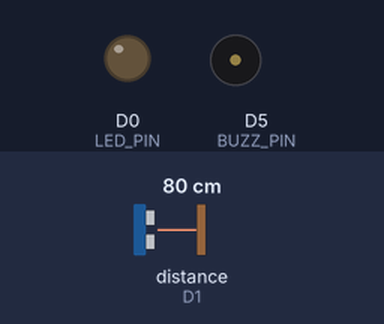
Recording of a sketch running on a simulated ESP8266 (Wemos D1 mini). Shown: output pins drawn as LEDs (lit = HIGH), buzzer (waves = sounding). Wiring (inferred from the names in the program): ultrasonic range finder: trigger D2; echo D1. The inputs (shaded band) are chosen by the test bench; at power-on: distance to the obstacle (sensor on D1) 80 cm. The echo pulse lasts 58.3 µs per cm; WiFi joins after 1.5 s; servers stay silent unless stated; web services answer with replies made up by the test bench; pins used as bus, display or sensor lines are not drawn; what the sketch prints to the serial monitor is not drawn.

Above: at 2.7 s.
2.8 s: distance to the obstacle (sensor on D1) set to 12 cm
6.0 s: distance to the obstacle (sensor on D1) set to 9 cm
At 9.5 s:
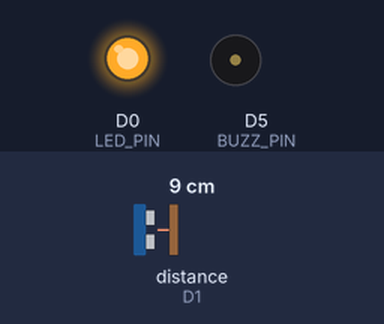
9.8 s: distance to the obstacle (sensor on D1) set to 18 cm
At 12.3 s:
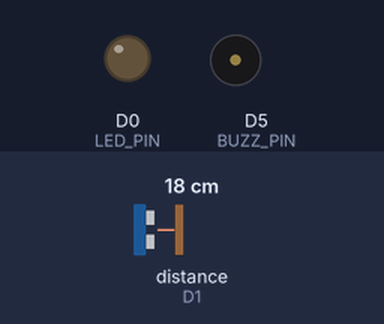
12.6 s: distance to the obstacle (sensor on D1) set to 2 cm
At 14.7 s:
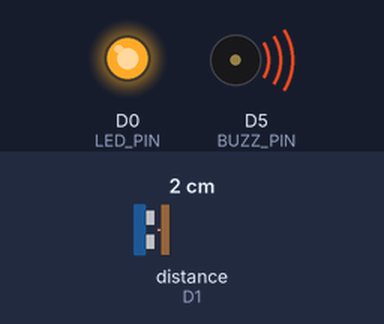
Timing chart, 0 to 17.4 s (numbered marks = the images above; inputs shaded):
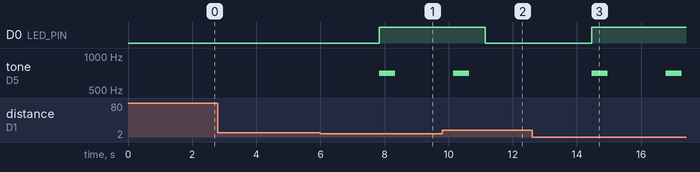

The sketch:

HC-SR04-CallMeBot.ino
```cpp
// (licence header left out)
// Library
#include <ESP8266WiFi.h>
#include <WiFiClientSecure.h>

// Konfigurasi WiFi
const char* ssid = "YourWiFiSSID";
const char* password = "YourWiFiPassword";

// Konfigurasi WhatsApp CallMeBot
const String nomorHP = "62XXXXXXXXXX";  // Nomor HP dengan kode negara
const String apiKey = "XXXXXXX"; // API Key CallMeBot

// Device Pin
#define TRIG_PIN D2
#define ECHO_PIN D1
#define LED_PIN D0
#define BUZZ_PIN D5

// Variabel Global
WiFiClientSecure client;
unsigned long terakhirNotif = 0;
const long intervalNotif = 2000;  // Jeda 2 detik

void setup() {
  Serial.begin(9600);
  // Koneksi Pin
  pinMode(TRIG_PIN, OUTPUT);
  pinMode(ECHO_PIN, INPUT);
  pinMode(LED_PIN, OUTPUT);
  pinMode(BUZZ_PIN, OUTPUT);

  // Koneksi WiFi
  koneksiWiFi();
}

void loop() {
  long jarak = bacaJarak();

  if(jarak < 10){               // Jarak kurang dari 10 cm
    kirimPesanWhatsApp(jarak);
    digitalWrite(LED_PIN, HIGH);
    tone(D5, 700, 500);
  }else{
    digitalWrite(LED_PIN, LOW);
    noTone(D5);
  }

  delay(1000);
}

long bacaJarak() {
  // Kirim sinyal trig
  digitalWrite(TRIG_PIN, LOW);
  delayMicroseconds(2);
  digitalWrite(TRIG_PIN, HIGH);
  delayMicroseconds(10);
  digitalWrite(TRIG_PIN, LOW);

  // Baca sinyal echo
  long durasi = pulseIn(ECHO_PIN, HIGH);

  // Hitung jarak
  long jarak = durasi * 0.034 / 2;

  return jarak;
}

// Fungsi Koneksi WiFi
void koneksiWiFi() {
  WiFi.begin(ssid, password);

  while (WiFi.status() != WL_CONNECTED) {
    delay(500);
    Serial.print(".");
  }

  Serial.println("\nTerhubung ke WiFi");
  Serial.print("Alamat IP: ");
  Serial.println(WiFi.localIP());
}

// Fungsi Kirim Pesan WhatsApp
void kirimPesanWhatsApp(long jarak) {
  unsigned long waktuSekarang = millis();

  // Cek interval notifikasi
  if (waktuSekarang - terakhirNotif >= intervalNotif) {
    // Persiapkan URL
    String url = "https://api.callmebot.com/whatsapp.php?phone=" + nomorHP +
                "&apikey=" + apiKey +
                "&text=";

    // Buat Pesan
    String pesan = "PERINGATAN%21%0A";
    pesan += "Sensor+Mendeteksi+Adanya+Objek%0A";
    pesan += "Jarak+Terdeteksi%3A+" + String(jarak) + "+cm%0A";

    // Tambahkan kategori bahaya
    if (jarak < 10) {

    } else {
      pesan += "Objek+Mendekati+Zona+Berbahaya%21";
    }

    // Gabungkan URL
    String fullUrl = url + pesan;

    // Kirim Pesan
    client.setInsecure();
    HTTPSRedirect(fullUrl);

    // Update waktu terakhir notifikasi
    terakhirNotif = waktuSekarang;

    Serial.println("Pesan WhatsApp Terkirim!");
  }
}

// Fungsi Redirect HTTPS
void HTTPSRedirect(String url) {
  const char* host = "api.callmebot.com";
  const int httpsPort = 443;

  if (!client.connect(host, httpsPort)) {
    Serial.println("Koneksi Gagal");
    return;
  }

  client.print(String("GET ") + url + " HTTP/1.1\r\n" +
               "Host: " + host + "\r\n" +
               "Connection: close\r\n\r\n");

  unsigned long timeout = millis();
  while (client.available() == 0) {
    if (millis() - timeout > 5000) {
      Serial.println(">>> Timeout Koneksi!");
      client.stop();
      return;
    }
  }

  // Baca Respon
  while (client.available()) {
    String line = client.readStringUntil('\n');
    Serial.println(line);
  }
}

// Fungsi Debug
void debugLog(String pesan) {
  #ifdef DEBUG_MODE
    Serial.println(pesan);
  #endif
}
```

Measured:
- the behaviour switches between 11 and 10 cm on distance to the obstacle (sensor on D1) (found by bisection; images 0 and 1)
- after the input at 2.8 s, every drawn part: stays the same
- after the input at 6.0 s, D0 (LED_PIN): LOW → HIGH after 1.8 s; tone on D5 (BUZZ_PIN): silent → 700 Hz after 1.8 s, → silent 0.50 s later
- after the input at 9.8 s, D0 (LED_PIN): HIGH → LOW after 1.3 s
- after the input at 12.6 s, D0 (LED_PIN): LOW → HIGH after 1.9 s; tone on D5 (BUZZ_PIN): alternates 700 Hz for 0.50 s and silent for 1.8 s, starting after 1.9 s
